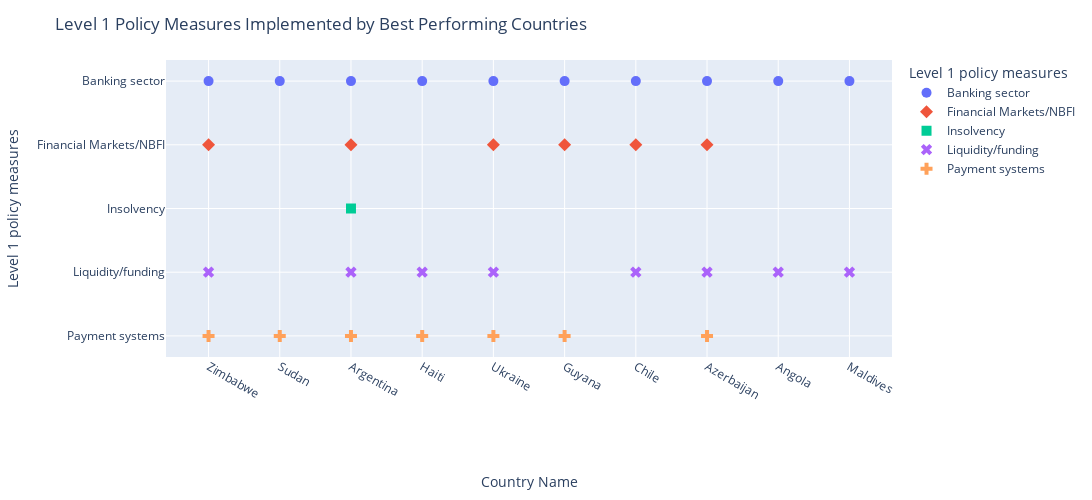
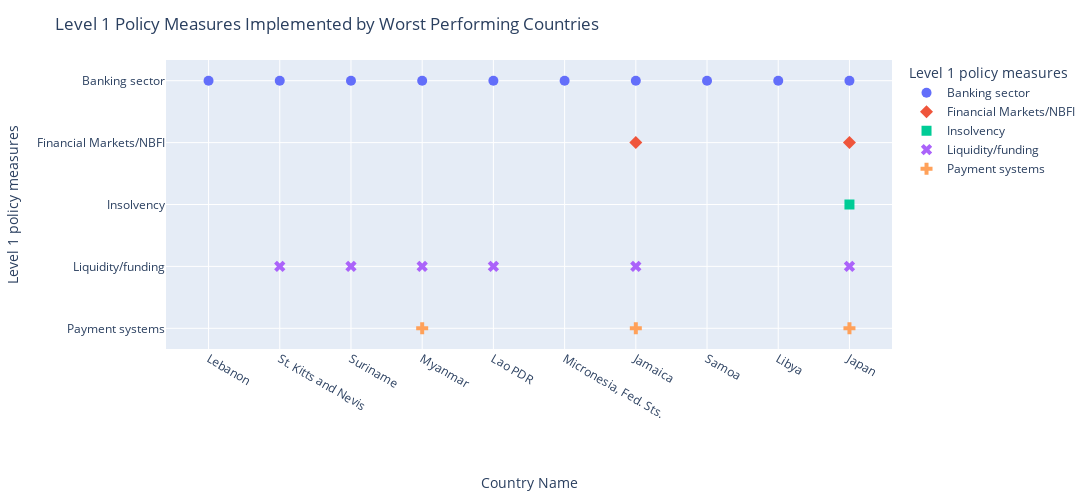

Notebook cell for these charts, in order:
### Code cell
# Create a scatter plot for analysing the Level 1 policy measures
import plotly.express as px

level1_plot_best = px.scatter(level1_best, x='Country Name', y='Level 1 policy measures',
             color='Level 1 policy measures',symbol='Level 1 policy measures')
level1_plot_best.update_traces(marker_size=10)

level1_plot_best.update_xaxes(showgrid=True)
level1_plot_best.update_yaxes(showgrid=True)

level1_plot_best.update_layout(height=500, width=1400, title_text="Level 1 Policy Measures Implemented by Best Performing Countries")

level1_plot_best.show()

level1_plot_worst = px.scatter(level1_worst, x='Country Name', y='Level 1 policy measures',
             color='Level 1 policy measures',symbol='Level 1 policy measures')
level1_plot_worst.update_traces(marker_size=10)

level1_plot_worst.update_xaxes(showgrid=True)
level1_plot_worst.update_yaxes(showgrid=True)

level1_plot_worst.update_layout(height=500, width=1400, title_text="Level 1 Policy Measures Implemented by Worst Performing Countries")

level1_plot_worst.show()

### Figure 1 — Plotly figure (JSON) as saved in the notebook; plotly's stock layout.template omitted (floating-point values rounded to 4 significant figures)
{"data": [{"hovertemplate": "Level 1 policy measures=%{y}<br>Country Name=%{x}<extra></extra>", "legendgroup": "Banking sector", "marker": {"color": "#636efa", "size": 10, "symbol": "circle"}, "mode": "markers", "name": "Banking sector", "orientation": "v", "showlegend": true, "type": "scatter", "x": ["Zimbabwe                                         ", "Sudan                                            ", "Argentina                                        ", "Haiti                                            ", "Ukraine                                          ", "Guyana                                           ", "Chile                                            ", "Azerbaijan                                       ", "Angola                                           ", "Maldives                                         "], "xaxis": "x", "y": ["Banking sector", "Banking sector", "Banking sector", "Banking sector", "Banking sector", "Banking sector", "Banking sector", "Banking sector", "Banking sector", "Banking sector"], "yaxis": "y"}, {"hovertemplate": "Level 1 policy measures=%{y}<br>Country Name=%{x}<extra></extra>", "legendgroup": "Financial Markets/NBFI", "marker": {"color": "#EF553B", "size": 10, "symbol": "diamond"}, "mode": "markers", "name": "Financial Markets/NBFI", "orientation": "v", "showlegend": true, "type": "scatter", "x": ["Chile                                            ", "Ukraine                                          ", "Azerbaijan                                       ", "Argentina                                        ", "Guyana                                           ", "Zimbabwe                                         "], "xaxis": "x", "y": ["Financial Markets/NBFI", "Financial Markets/NBFI", "Financial Markets/NBFI", "Financial Markets/NBFI", "Financial Markets/NBFI", "Financial Markets/NBFI"], "yaxis": "y"}, {"hovertemplate": "Level 1 policy measures=%{y}<br>Country Name=%{x}<extra></extra>", "legendgroup": "Insolvency", "marker": {"color": "#00cc96", "size": 10, "symbol": "square"}, "mode": "markers", "name": "Insolvency", "orientation": "v", "showlegend": true, "type": "scatter", "x": ["Argentina                                        "], "xaxis": "x", "y": ["Insolvency"], "yaxis": "y"}, {"hovertemplate": "Level 1 policy measures=%{y}<br>Country Name=%{x}<extra></extra>", "legendgroup": "Liquidity/funding", "marker": {"color": "#ab63fa", "size": 10, "symbol": "x"}, "mode": "markers", "name": "Liquidity/funding", "orientation": "v", "showlegend": true, "type": "scatter", "x": ["Angola                                           ", "Argentina                                        ", "Azerbaijan                                       ", "Haiti                                            ", "Chile                                            ", "Ukraine                                          ", "Zimbabwe                                         ", "Maldives                                         "], "xaxis": "x", "y": ["Liquidity/funding", "Liquidity/funding", "Liquidity/funding", "Liquidity/funding", "Liquidity/funding", "Liquidity/funding", "Liquidity/funding", "Liquidity/funding"], "yaxis": "y"}, {"hovertemplate": "Level 1 policy measures=%{y}<br>Country Name=%{x}<extra></extra>", "legendgroup": "Payment systems", "marker": {"color": "#FFA15A", "size": 10, "symbol": "cross"}, "mode": "markers", "name": "Payment systems", "orientation": "v", "showlegend": true, "type": "scatter", "x": ["Argentina                                        ", "Zimbabwe                                         ", "Ukraine                                          ", "Guyana                                           ", "Haiti                                            ", "Sudan                                            ", "Azerbaijan                                       "], "xaxis": "x", "y": ["Payment systems", "Payment systems", "Payment systems", "Payment systems", "Payment systems", "Payment systems", "Payment systems"], "yaxis": "y"}], "layout": {"height": 500, "legend": {"title": {"text": "Level 1 policy measures"}, "tracegroupgap": 0}, "margin": {"t": 60}, "title": {"text": "Level 1 Policy Measures Implemented by Best Performing Countries"}, "width": 1400, "xaxis": {"anchor": "y", "autorange": true, "domain": [0, 1], "range": [-0.57, 9.57], "showgrid": true, "title": {"text": "Country Name"}, "type": "category"}, "yaxis": {"anchor": "x", "autorange": true, "categoryarray": ["Payment systems", "Liquidity/funding", "Insolvency", "Financial Markets/NBFI", "Banking sector"], "categoryorder": "array", "domain": [0, 1], "range": [-0.3423, 4.342], "showgrid": true, "title": {"text": "Level 1 policy measures"}, "type": "category"}}}

### Figure 2 — Plotly figure (JSON) as saved in the notebook; plotly's stock layout.template omitted (floating-point values rounded to 4 significant figures)
{"data": [{"hovertemplate": "Level 1 policy measures=%{y}<br>Country Name=%{x}<extra></extra>", "legendgroup": "Banking sector", "marker": {"color": "#636efa", "size": 10, "symbol": "circle"}, "mode": "markers", "name": "Banking sector", "orientation": "v", "showlegend": true, "type": "scatter", "x": ["Lebanon                                          ", "St. Kitts and Nevis                              ", "Suriname                                         ", "Myanmar                                          ", "Lao PDR                                          ", "Micronesia, Fed. Sts.                            ", "Jamaica                                          ", "Samoa                                            ", "Libya                                            ", "Japan                                            "], "xaxis": "x", "y": ["Banking sector", "Banking sector", "Banking sector", "Banking sector", "Banking sector", "Banking sector", "Banking sector", "Banking sector", "Banking sector", "Banking sector"], "yaxis": "y"}, {"hovertemplate": "Level 1 policy measures=%{y}<br>Country Name=%{x}<extra></extra>", "legendgroup": "Financial Markets/NBFI", "marker": {"color": "#EF553B", "size": 10, "symbol": "diamond"}, "mode": "markers", "name": "Financial Markets/NBFI", "orientation": "v", "showlegend": true, "type": "scatter", "x": ["Jamaica                                          ", "Japan                                            "], "xaxis": "x", "y": ["Financial Markets/NBFI", "Financial Markets/NBFI"], "yaxis": "y"}, {"hovertemplate": "Level 1 policy measures=%{y}<br>Country Name=%{x}<extra></extra>", "legendgroup": "Insolvency", "marker": {"color": "#00cc96", "size": 10, "symbol": "square"}, "mode": "markers", "name": "Insolvency", "orientation": "v", "showlegend": true, "type": "scatter", "x": ["Japan                                            "], "xaxis": "x", "y": ["Insolvency"], "yaxis": "y"}, {"hovertemplate": "Level 1 policy measures=%{y}<br>Country Name=%{x}<extra></extra>", "legendgroup": "Liquidity/funding", "marker": {"color": "#ab63fa", "size": 10, "symbol": "x"}, "mode": "markers", "name": "Liquidity/funding", "orientation": "v", "showlegend": true, "type": "scatter", "x": ["Myanmar                                          ", "St. Kitts and Nevis                              ", "Japan                                            ", "Lao PDR                                          ", "Suriname                                         ", "Jamaica                                          "], "xaxis": "x", "y": ["Liquidity/funding", "Liquidity/funding", "Liquidity/funding", "Liquidity/funding", "Liquidity/funding", "Liquidity/funding"], "yaxis": "y"}, {"hovertemplate": "Level 1 policy measures=%{y}<br>Country Name=%{x}<extra></extra>", "legendgroup": "Payment systems", "marker": {"color": "#FFA15A", "size": 10, "symbol": "cross"}, "mode": "markers", "name": "Payment systems", "orientation": "v", "showlegend": true, "type": "scatter", "x": ["Jamaica                                          ", "Myanmar                                          ", "Japan                                            "], "xaxis": "x", "y": ["Payment systems", "Payment systems", "Payment systems"], "yaxis": "y"}], "layout": {"height": 500, "legend": {"title": {"text": "Level 1 policy measures"}, "tracegroupgap": 0}, "margin": {"t": 60}, "title": {"text": "Level 1 Policy Measures Implemented by Worst Performing Countries"}, "width": 1400, "xaxis": {"anchor": "y", "autorange": true, "domain": [0, 1], "range": [-0.57, 9.57], "showgrid": true, "title": {"text": "Country Name"}, "type": "category"}, "yaxis": {"anchor": "x", "autorange": true, "categoryarray": ["Payment systems", "Liquidity/funding", "Insolvency", "Financial Markets/NBFI", "Banking sector"], "categoryorder": "array", "domain": [0, 1], "range": [-0.3442, 4.344], "showgrid": true, "title": {"text": "Level 1 policy measures"}, "type": "category"}}}
